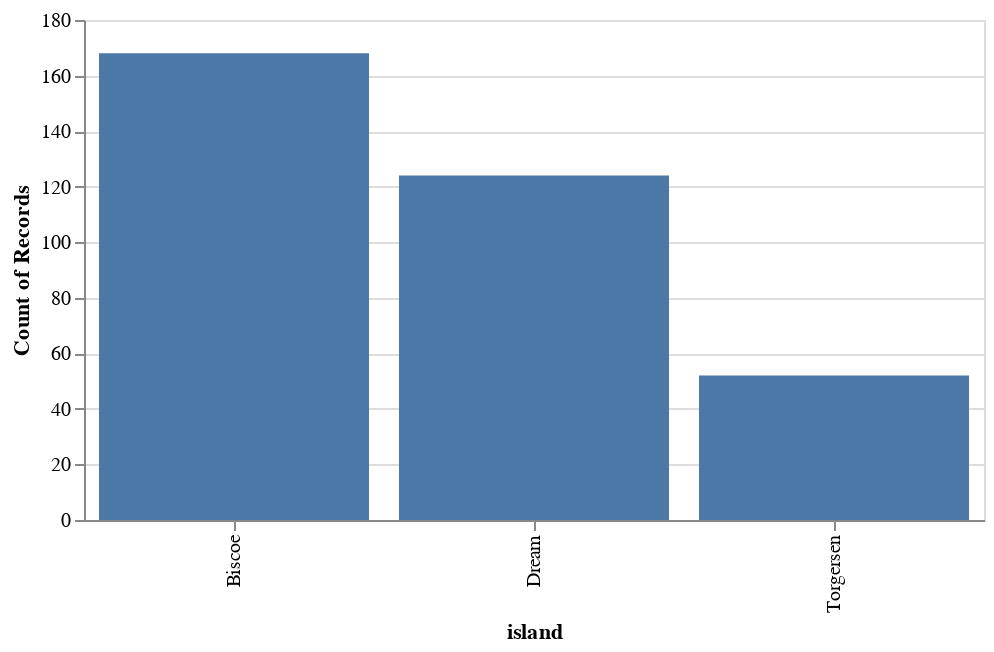

Notebook code for this chart:
### Markdown cell above
## `mark_bar`

### Code cell
alt.Chart(penguins).mark_bar().encode(
    alt.X('island'),
    y='count()'
).properties(
   height=250, width=450
)

### Figure 1 — Vega-Lite specification as saved in the notebook (floating-point values rounded to 4 significant figures; data arrays with more than 128 entries replaced by an {"elided": "..."} marker saying what was removed)
{"config": {"view": {"continuousWidth": 400, "continuousHeight": 300}}, "data": {"name": "data-6503fb4fbd21ca2400956d2086879525"}, "mark": "bar", "encoding": {"x": {"field": "island", "type": "nominal"}, "y": {"aggregate": "count", "type": "quantitative"}}, "height": 250, "width": 450, "$schema": "https://vega.github.io/schema/vega-lite/v4.17.0.json", "datasets": {"data-6503fb4fbd21ca2400956d2086879525": {"elided": "344 records"}}}
